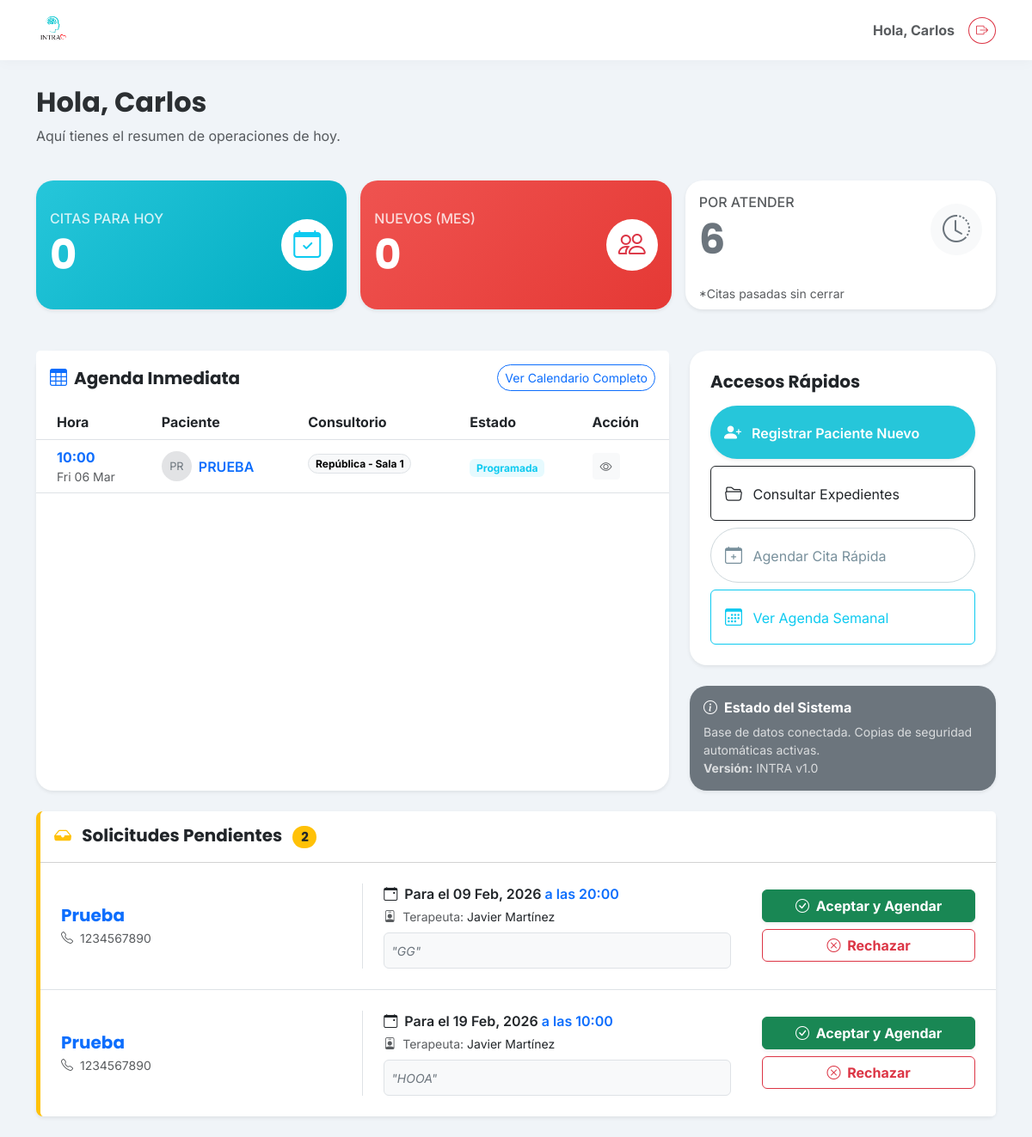
Page / (signed in) on the earlier database version.
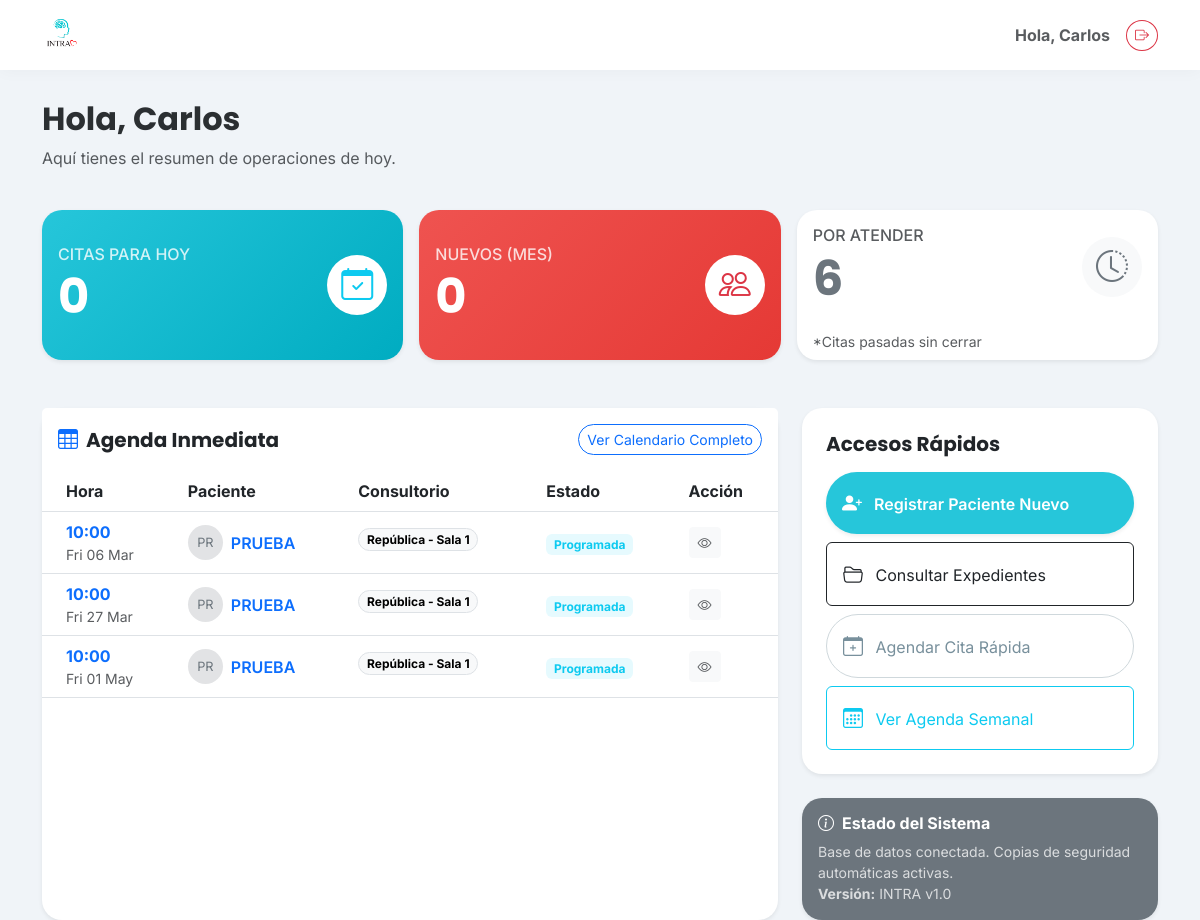
Same page on the later database version.
### clinica/models.py (models this page shows, shortened)
class Cita(models.Model):
    ESTATUS_CHOICES = [
        ('programada', 'Programada'),
        ('asistio', 'Asistió'),
        ('cancelada', 'Cancelada'),
        ('no_asistio', 'No Asistió'),
    ]
    PAGO_CHOICES = [
        ('Efectivo', 'Efectivo'),
        ('Transferencia', 'Transferencia'),
        ('Terminal', 'Terminal'),
        ('Pase', 'Pase'),
        ('Gratuito', 'Gratuito'),
        ('Pendiente', 'Pendiente'),
    ]
    paciente = models.ForeignKey(Paciente, on_delete=models.CASCADE, related_name='citas')
    fecha = models.DateField()
    hora = models.TimeField()
    division = models.ForeignKey(Division, on_delete=models.SET_NULL, null=True)
    consultorio = models.ForeignKey(Consultorio, on_delete=models.SET_NULL, null=True)
    servicio = models.ForeignKey(Servicio, on_delete=models.SET_NULL, null=True)
    terapeuta = models.ForeignKey(Terapeuta, on_delete=models.SET_NULL, null=True)
    costo = models.DecimalField(max_digits=10, decimal_places=2, null=True, blank=True)
    metodo_pago = models.CharField(max_length=50, null=True, blank=True)
    estatus = models.CharField(max_length=20, choices=ESTATUS_CHOICES, default='programada')
    folio_fiscal = models.CharField(max_length=100, blank=True, null=True)
    notas = models.TextField(blank=True, null=True)
    class Meta:
        verbose_name = "Cita"
        verbose_name_plural = "Citas"
        ordering = ['-fecha', '-hora']

class Paciente(models.Model):
    TIPO_CONTACTO_CHOICES = [
        ('propio', 'Propio'),
        ('madre', 'Madre'),
        ('padre', 'Padre'),
        ('pareja', 'Pareja'),
        ('otro', 'Otro'),
    ]
    SEXO_CHOICES = [
        ('Femenino', 'Femenino'),
        ('Masculino', 'Masculino'),
    ]
    usuario = models.OneToOneField(User, on_delete=models.SET_NULL, null=True, blank=True, related_name='perfil_paciente')
    nombre = models.CharField(max_length=200, verbose_name="Nombre Completo")
    fecha_nacimiento = models.DateField(verbose_name="Fecha de Nacimiento")
    nombre_normalizado = models.CharField(max_length=200, blank=True, editable=False)
    sexo = models.CharField(
        max_length=20,
        choices=SEXO_CHOICES,
        default='Femenino',
        verbose_name="Sexo"
    )
    telefono = models.CharField(max_length=20, verbose_name="Teléfono (WhatsApp)")
    identidad_contacto = models.CharField(max_length=20, choices=TIPO_CONTACTO_CHOICES, default='propio')
    servicio_inicial = models.ForeignKey('Servicio', on_delete=models.SET_NULL, null=True, verbose_name="Servicio Inicial")
    consentimiento_firmado = models.FileField(upload_to='documentos/', blank=True, null=True)
    estudio_socioeconomico = models.FileField(upload_to='documentos/', blank=True, null=True)
    apertura_expediente = models.FileField(upload_to='documentos/', blank=True, null=True)
    resumen_clinico = models.TextField(blank=True, null=True)
    pacientes_relacionados = models.ManyToManyField('self', blank=True, symmetrical=True)
    enlace_resultados = models.URLField(blank=True, null=True)
    fecha_registro = models.DateTimeField(auto_now_add=True)
    def __str__(self):
        return self.nombre
    class Meta:
        verbose_name = "Paciente"
        verbose_name_plural = "Pacientes"

class Consultorio(models.Model):
    nombre = models.CharField(max_length=100)
    def __str__(self):
        return self.nombre

class SolicitudCita(models.Model):
    ESTADOS = [
        ('pendiente', 'Pendiente'),
        ('aceptada', 'Aceptada'),
        ('rechazada', 'Rechazada'),
    ]
    paciente_nombre = models.CharField(max_length=150)
    telefono = models.CharField(max_length=20)
    fecha_deseada = models.DateField()
    hora_deseada = models.TimeField(null=True, blank=True)
    terapeuta = models.ForeignKey('Terapeuta', on_delete=models.SET_NULL, null=True, blank=True)
    notas_paciente = models.TextField(blank=True, null=True, help_text="Mensaje original del paciente")
    estado = models.CharField(max_length=20, choices=ESTADOS, default='pendiente')
    motivo_rechazo = models.TextField(blank=True, null=True, help_text="Razón enviada al paciente si se rechaza")
    fecha_creacion = models.DateTimeField(auto_now_add=True)

class Terapeuta(models.Model):
    usuario = models.OneToOneField(User, on_delete=models.SET_NULL, null=True, blank=True, related_name='perfil_terapeuta')
    nombre = models.CharField(max_length=100)
    activo = models.BooleanField(default=True)
    def __str__(self):
        return self.nombre

### clinica/views.py (the view)
# urls.py: path('', clinica_views.home, name='home'),
@login_required
def home(request):
    if hasattr(request.user, 'perfil_terapeuta'):
        return redirect('portal_terapeuta')
    if hasattr(request.user, 'perfil_paciente'):
        return redirect('portal_paciente')
    from django.utils import timezone
    from .forms import CitaForm
    from .models import SolicitudCita # <-- Importamos la sala de espera por si acaso
    hoy = timezone.now().date()
    mes_actual = timezone.now().month
    solicitudes_pendientes = SolicitudCita.objects.filter(estado='pendiente').order_by('fecha_creacion')
    citas_hoy_count = Cita.objects.filter(fecha=hoy).count()
    pendientes_count = Cita.objects.filter(
        fecha__lte=hoy,
        estatus='programada'
    ).count()
    pacientes_nuevos = Paciente.objects.filter(
        fecha_registro__month=mes_actual
    ).count()
    proximas_citas = Cita.objects.filter(
        fecha__gte=hoy,
        estatus='programada'
    ).order_by('fecha', 'hora')[:5]
    return render(request, 'clinica/home.html', {
        'citas_hoy': citas_hoy_count,
        'pendientes': pendientes_count,
        'pacientes_nuevos': pacientes_nuevos,
        'proximas_citas': proximas_citas,
        'hoy': hoy,
        'form': CitaForm(),
        'solicitudes_pendientes': solicitudes_pendientes, # <--- AQUI YA ESTA INCLUIDO EN EL PAQUETE
    })

### clinica/models.py (called while the page is built)
    def __str__(self):
        return self.nombre

    def __str__(self):
        return self.nombre

### clinica/templates/clinica/home.html (shortened to what the changed rows need)
{% extends 'clinica/base.html' %}
{% load static %}
{% block content %}
<div class="row mb-4 animate__animated animate__fadeIn">
    <div class="col-12">
        <h2 class="fw-bold text-secondary-emphasis">
            Hola, {{ user.username|title }}
        </h2>
    </div>
</div>
<div class="row g-3 mb-5">
    <div class="col-md-4">
        <div class="card border-0 shadow-sm h-100" style="background: linear-gradient(135deg, #26C6DA 0%, #00ACC1 100%); color: white;">
            <div class="card-body d-flex align-items-center justify-content-between">
                <div>
                    <h1 class="fw-bold mb-0 display-5">{{ citas_hoy }}</h1>
                </div>
            </div>
        </div>
    </div>
    <div class="col-md-4">
        <div class="card border-0 shadow-sm h-100" style="background: linear-gradient(135deg, #EF5350 0%, #E53935 100%); color: white;">
            <div class="card-body d-flex align-items-center justify-content-between">
                <div>
                    <h1 class="fw-bold mb-0 display-5">{{ pacientes_nuevos }}</h1>
                </div>
            </div>
        </div>
    </div>
    <div class="col-md-4">
        <div class="card border-0 shadow-sm h-100 bg-white">
            <div class="card-body d-flex align-items-center justify-content-between">
                <div>
                    <h1 class="fw-bold mb-0 display-5 text-secondary">{{ pendientes }}</h1>
                </div>
            </div>
        </div>
    </div>
</div>
<div class="row g-4">
    <div class="col-lg-8">
        <div class="card shadow-sm border-0 h-100">
            <div class="card-body p-0">
                <div class="table-responsive">
                    <table class="table table-hover align-middle mb-0">
                        <thead class="bg-light">
                            <tr>
                                <th class="ps-4">Hora</th>
                                <th>Paciente</th>
                                <th>Consultorio</th>
                                <th>Estado</th>
                                <th>Acción</th>
                            </tr>
                        </thead>
                        <tbody>
    {% for cita in proximas_citas %}
    <tr>
        <td class="ps-4">
            <div class="d-flex flex-column">
                <span class="fw-bold text-primary">{{ cita.hora|time:"H:i" }}</span>
                <span class="small text-muted">{{ cita.fecha|date:"D d M" }}</span>
            </div>
        </td>
        <td>
            <div class="d-flex align-items-center">
                <div class="avatar-initial rounded-circle bg-secondary-subtle text-secondary me-2 d-flex align-items-center justify-content-center" style="width: 35px; height: 35px; font-size: 0.8rem;">
                    {{ cita.paciente.nombre|slice:":2"|upper }}
                </div>
                <a href="{% url 'detalle_paciente' cita.paciente.id %}" class="text-decoration-none fw-semibold text-primary">
                    {{ cita.paciente.nombre }} {{ cita.paciente.apellido }}
                </a>
            </div>
        </td>
        <td>
            <span class="badge rounded-pill text-bg-light border text-truncate" style="max-width: 150px;">
                {{ cita.consultorio }}
            </span>
        </td>
        <td>
            {% if cita.estatus == 'programada' %}
                <span class="badge bg-info bg-opacity-10 text-info">Programada</span>
            {% else %}
                <span class="badge bg-secondary">{{ cita.estatus }}</span>
            {% endif %}
        </td>
        <td>
            <button class="btn btn-sm btn-light text-muted btn-ver-detalle"
                data-bs-toggle="modal"
                data-bs-target="#modalDetalleCita"
                data-paciente="{{ cita.paciente.nombre }} {{ cita.paciente.apellido }}"
                data-servicio="{{ cita.servicio }}"
                data-fecha="{{ cita.fecha|date:'l d F' }} a las {{ cita.hora|time:'H:i' }}"
                data-consultorio="{{ cita.consultorio }}"
                data-terapeuta="{{ cita.terapeuta }}"
                data-notas="{{ cita.notas|default:'Sin notas' }}"
                data-id="{{ cita.id }}">
                <i class="bi bi-eye"></i>
            </button>
        </td>
    </tr>
    {% endfor %}
</tbody>
                    </table>
                </div>
            </div>
        </div>
    </div>
</div>
    {% if solicitudes_pendientes %}
    <div class="row mt-4 mb-4">
        <div class="col-12">
            <div class="card shadow-sm border-0 border-start border-warning border-5 rounded-3">
                <div class="card-header bg-white py-3 d-flex justify-content-between align-items-center">
                    <h5 class="mb-0 fw-bold text-dark">
                        <i class="bi bi-inbox-fill text-warning me-2"></i> Solicitudes Pendientes
                        <span class="badge bg-warning text-dark ms-2 rounded-pill">{{ solicitudes_pendientes.count }}</span>
                    </h5>
                </div>
                <div class="list-group list-group-flush">
                    {% for solicitud in solicitudes_pendientes %}
                    <div class="list-group-item p-4 hover-bg-light">
                        <div class="row align-items-center">
                            <div class="col-md-4 mb-2 mb-md-0">
                                <h5 class="fw-bold text-primary mb-1">{{ solicitud.paciente_nombre }}</h5>
                                <p class="text-muted mb-0 small"><i class="bi bi-telephone me-1"></i> {{ solicitud.telefono }}</p>
                            </div>
                            <div class="col-md-5 mb-3 mb-md-0 border-start px-md-4">
                                <p class="mb-1 text-dark fw-semibold">
                                    <i class="bi bi-calendar-event me-1"></i> Para el {{ solicitud.fecha_deseada|date:"d M, Y" }}
                                    {% if solicitud.hora_deseada %}<span class="text-primary"> a las {{ solicitud.hora_deseada|time:"H:i" }}</span>{% endif %}
                                </p>
                                <p class="mb-1 text-muted small">
                                    <i class="bi bi-person-badge me-1"></i> Terapeuta: <span class="text-dark">{{ solicitud.terapeuta|default:"Sin preferencia" }}</span>
                                </p>
                                {% if solicitud.notas_paciente %}
                                <div class="bg-light p-2 rounded mt-2 border">
                                    <small class="text-secondary fst-italic">"{{ solicitud.notas_paciente }}"</small>
                                </div>
                                {% endif %}
                            </div>
                            <div class="col-md-3 text-md-end text-center mt-3 mt-md-0">
                              <a href="{% url 'crear_cita' %}?solicitud={{ solicitud.id }}" class="btn btn-success fw-bold px-3 mb-2 w-100 shadow-sm">
                                    <i class="bi bi-check-circle me-1"></i> Aceptar y Agendar
                                </a>
                               <button type="button" class="btn btn-outline-danger fw-bold px-3 w-100" data-bs-toggle="modal" data-bs-target="#modalRechazar{{ solicitud.id }}">
                                    <i class="bi bi-x-circle me-1"></i> Rechazar
                                </button>
                            </div>
                        </div>
                    </div>
                    {% endfor %}
                </div>
            </div>
        </div>
    </div>
    {% endif %}
{% endblock %}

Differences in the rows shown:
no longer on this page (row edited): SolicitudCita: paciente_nombre "Prueba", telefono "1234567890", fecha_deseada "09 Feb, 2026", hora_deseada "20:00", terapeuta "Javier Martínez", notas_paciente "GG"
no longer on this page (row edited): SolicitudCita: paciente_nombre "Prueba", telefono "1234567890", fecha_deseada "19 Feb, 2026", hora_deseada "10:00", terapeuta "Javier Martínez", notas_paciente "HOOA"
added Cita: hora "10:00", fecha "Fri 27 Mar", paciente.nombre "PR", paciente.nombre "PRUEBA", consultorio "República - Sala 1", estatus "Programada"
added Cita: hora "10:00", fecha "Fri 01 May", paciente.nombre "PR", paciente.nombre "PRUEBA", consultorio "República - Sala 1", estatus "Programada"
Other differences:
{{ solicitudes_pendientes.count }}: "2" → (not shown)
text no longer shown: "Solicitudes Pendientes"
